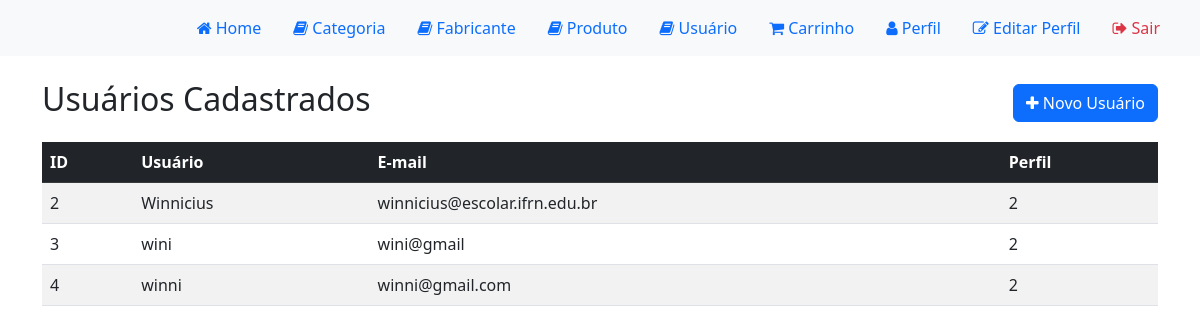
Screenshot of /usuario/ (signed in) with the database file from the repository.
### loja/models/Usuario.py (models this page shows, shortened)
class Usuario(models.Model):
    user = models.OneToOneField(User, on_delete=models.CASCADE)
    perfil = models.IntegerField(choices=PERFIL, default=2)
    aniversario = models.DateField(default=None, null=True, blank=True)
    criado_em = models.DateTimeField(auto_now_add=True)
    alterado_em = models.DateTimeField(auto_now=True)
    token = models.CharField(max_length=255, null=True, blank=True)

### loja/views/UsuarioView.py (the view)
@login_required
def list_usuario_view(request, id=None):
    usuarios = Usuario.objects.filter(perfil=2)
    context = {
        'usuarios': usuarios
    }
    return render(request, template_name='usuario/usuario.html', context=context, status=200)

### loja/templates/usuario/usuario.html (shortened to what this page needs)
{% extends 'base.html' %}
{% block content %}
<div class="d-flex justify-content-between align-items-center mb-3">
    <h2>Usuários Cadastrados</h2>
    <a href="{% url 'register' %}" class="btn btn-primary">
        <i class="fa fa-plus"></i> Novo Usuário
    </a>
</div>
<table class="table table-striped table-hover">
    <thead class="table-dark">
        <tr>
            <th>ID</th>
            <th>Usuário</th>
            <th>E-mail</th>
            <th>Perfil</th>
        </tr>
    </thead>
    <tbody>
        {% for usuario in usuarios %}
        <tr>
            <td>{{ usuario.id }}</td>
            <td>{{ usuario.user.username }}</td>
            <td>{{ usuario.user.email }}</td>
            <td>{{ usuario.perfil }}</td>
        </tr>
        {% empty %}
        <tr>
            <td colspan="4" class="text-center">Nenhum usuário encontrado.</td>
        </tr>
        {% endfor %}
    </tbody>
</table>
{% endblock %}

### rows the page displays
Usuario: id "2", user.username "Winnicius", user.email "winnicius@escolar.ifrn.edu.br", perfil "2"
Usuario: id "3", user.username "wini", user.email "wini@gmail", perfil "2"
Usuario: id "4", user.username "winni", user.email "winni@gmail.com", perfil "2"
